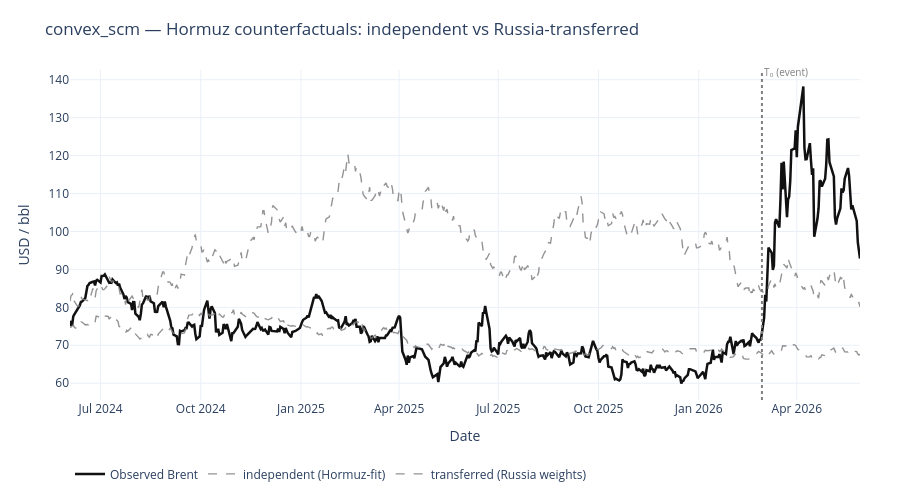
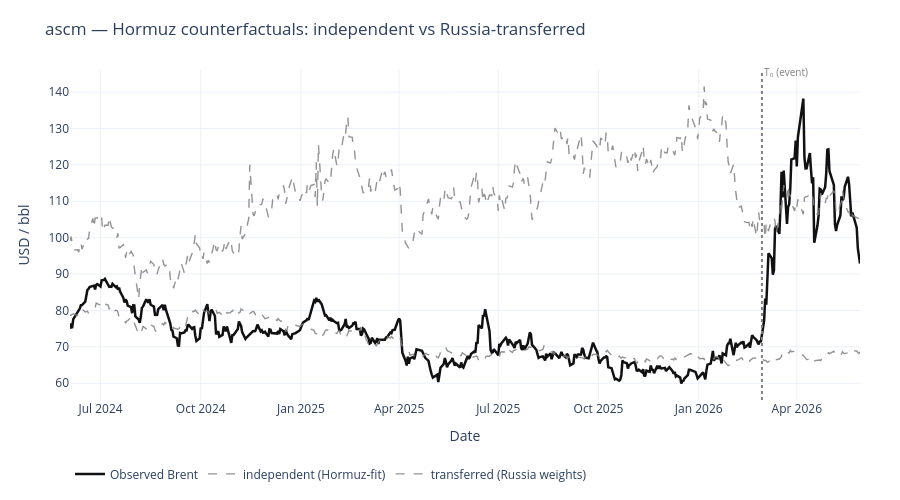
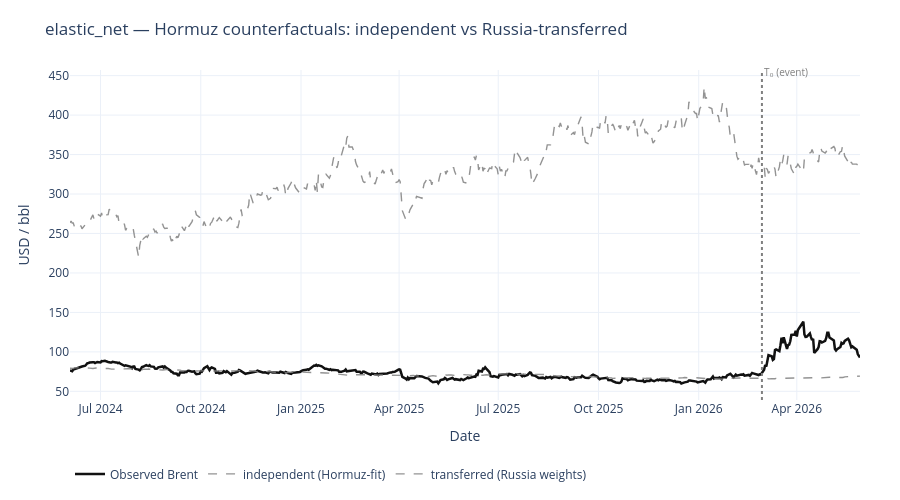
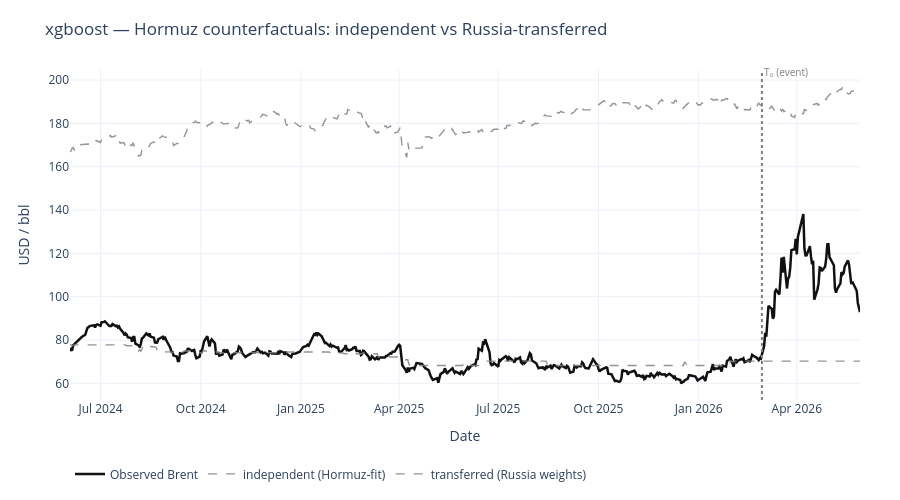

Write notebook code for charts like these, in order.
### Markdown cell above
## Visualize: transferred vs independent Hormuz counterfactual

Per model: solid lines are observed Brent; dashed lines are the two synthetic Brent counterfactuals (independent fit and Russia-transferred). Tight overlap = stable factor structure.

### Code cell
for model, pair in transfer_fits.items():
    fig = plot_ensemble_paths({'independent (Hormuz-fit)': pair['independent'],
                                'transferred (Russia weights)': pair['transferred']},
                              title=f'{model} — Hormuz counterfactuals: independent vs Russia-transferred')
    fig.show()

### Figure 1 — Plotly figure (JSON) as saved in the notebook; plotly's stock layout.template omitted (floating-point values rounded to 4 significant figures; data arrays with more than 128 entries replaced by an {"elided": "..."} marker saying what was removed)
{"data": [{"line": {"color": "#111111", "width": 2.5}, "mode": "lines", "name": "Observed Brent", "type": "scatter", "x": {"elided": "504 str values"}, "y": {"elided": "504 float values"}}, {"line": {"color": "grey", "dash": "dash", "width": 1.4}, "mode": "lines", "name": "independent (Hormuz-fit)", "opacity": 0.85, "type": "scatter", "x": {"elided": "504 str values"}, "y": {"elided": "504 float values"}}, {"line": {"color": "grey", "dash": "dash", "width": 1.4}, "mode": "lines", "name": "transferred (Russia weights)", "opacity": 0.85, "type": "scatter", "x": {"elided": "504 str values"}, "y": {"elided": "504 float values"}}], "layout": {"annotations": [{"font": {"color": "grey", "size": 10}, "showarrow": false, "text": "T₀ (event)", "x": "2026-02-28T00:00:00", "xanchor": "left", "y": 1.02, "yref": "paper"}], "height": 500, "hovermode": "x unified", "legend": {"orientation": "h", "x": 0, "xanchor": "left", "y": -0.18, "yanchor": "top"}, "margin": {"b": 90, "l": 70, "r": 40, "t": 70}, "shapes": [{"line": {"color": "grey", "dash": "dot"}, "type": "line", "x0": "2026-02-28T00:00:00", "x1": "2026-02-28T00:00:00", "xref": "x", "y0": 0, "y1": 1, "yref": "y domain"}], "title": {"text": "convex_scm — Hormuz counterfactuals: independent vs Russia-transferred"}, "xaxis": {"title": {"text": "Date"}}, "yaxis": {"title": {"text": "USD / bbl"}}}}

### Figure 2 — Plotly figure (JSON) as saved in the notebook; plotly's stock layout.template omitted (floating-point values rounded to 4 significant figures; data arrays with more than 128 entries replaced by an {"elided": "..."} marker saying what was removed)
{"data": [{"line": {"color": "#111111", "width": 2.5}, "mode": "lines", "name": "Observed Brent", "type": "scatter", "x": {"elided": "504 str values"}, "y": {"elided": "504 float values"}}, {"line": {"color": "grey", "dash": "dash", "width": 1.4}, "mode": "lines", "name": "independent (Hormuz-fit)", "opacity": 0.85, "type": "scatter", "x": {"elided": "504 str values"}, "y": {"elided": "504 float values"}}, {"line": {"color": "grey", "dash": "dash", "width": 1.4}, "mode": "lines", "name": "transferred (Russia weights)", "opacity": 0.85, "type": "scatter", "x": {"elided": "504 str values"}, "y": {"elided": "504 float values"}}], "layout": {"annotations": [{"font": {"color": "grey", "size": 10}, "showarrow": false, "text": "T₀ (event)", "x": "2026-02-28T00:00:00", "xanchor": "left", "y": 1.02, "yref": "paper"}], "height": 500, "hovermode": "x unified", "legend": {"orientation": "h", "x": 0, "xanchor": "left", "y": -0.18, "yanchor": "top"}, "margin": {"b": 90, "l": 70, "r": 40, "t": 70}, "shapes": [{"line": {"color": "grey", "dash": "dot"}, "type": "line", "x0": "2026-02-28T00:00:00", "x1": "2026-02-28T00:00:00", "xref": "x", "y0": 0, "y1": 1, "yref": "y domain"}], "title": {"text": "ascm — Hormuz counterfactuals: independent vs Russia-transferred"}, "xaxis": {"title": {"text": "Date"}}, "yaxis": {"title": {"text": "USD / bbl"}}}}

### Figure 3 — Plotly figure (JSON) as saved in the notebook; plotly's stock layout.template omitted (floating-point values rounded to 4 significant figures; data arrays with more than 128 entries replaced by an {"elided": "..."} marker saying what was removed)
{"data": [{"line": {"color": "#111111", "width": 2.5}, "mode": "lines", "name": "Observed Brent", "type": "scatter", "x": {"elided": "504 str values"}, "y": {"elided": "504 float values"}}, {"line": {"color": "grey", "dash": "dash", "width": 1.4}, "mode": "lines", "name": "independent (Hormuz-fit)", "opacity": 0.85, "type": "scatter", "x": {"elided": "504 str values"}, "y": {"elided": "504 float values"}}, {"line": {"color": "grey", "dash": "dash", "width": 1.4}, "mode": "lines", "name": "transferred (Russia weights)", "opacity": 0.85, "type": "scatter", "x": {"elided": "504 str values"}, "y": {"elided": "504 float values"}}], "layout": {"annotations": [{"font": {"color": "grey", "size": 10}, "showarrow": false, "text": "T₀ (event)", "x": "2026-02-28T00:00:00", "xanchor": "left", "y": 1.02, "yref": "paper"}], "height": 500, "hovermode": "x unified", "legend": {"orientation": "h", "x": 0, "xanchor": "left", "y": -0.18, "yanchor": "top"}, "margin": {"b": 90, "l": 70, "r": 40, "t": 70}, "shapes": [{"line": {"color": "grey", "dash": "dot"}, "type": "line", "x0": "2026-02-28T00:00:00", "x1": "2026-02-28T00:00:00", "xref": "x", "y0": 0, "y1": 1, "yref": "y domain"}], "title": {"text": "elastic_net — Hormuz counterfactuals: independent vs Russia-transferred"}, "xaxis": {"title": {"text": "Date"}}, "yaxis": {"title": {"text": "USD / bbl"}}}}

### Figure 4 — Plotly figure (JSON) as saved in the notebook; plotly's stock layout.template omitted (floating-point values rounded to 4 significant figures; data arrays with more than 128 entries replaced by an {"elided": "..."} marker saying what was removed)
{"data": [{"line": {"color": "#111111", "width": 2.5}, "mode": "lines", "name": "Observed Brent", "type": "scatter", "x": {"elided": "504 str values"}, "y": {"elided": "504 float values"}}, {"line": {"color": "grey", "dash": "dash", "width": 1.4}, "mode": "lines", "name": "independent (Hormuz-fit)", "opacity": 0.85, "type": "scatter", "x": {"elided": "504 str values"}, "y": {"elided": "504 float values"}}, {"line": {"color": "grey", "dash": "dash", "width": 1.4}, "mode": "lines", "name": "transferred (Russia weights)", "opacity": 0.85, "type": "scatter", "x": {"elided": "504 str values"}, "y": {"elided": "504 float values"}}], "layout": {"annotations": [{"font": {"color": "grey", "size": 10}, "showarrow": false, "text": "T₀ (event)", "x": "2026-02-28T00:00:00", "xanchor": "left", "y": 1.02, "yref": "paper"}], "height": 500, "hovermode": "x unified", "legend": {"orientation": "h", "x": 0, "xanchor": "left", "y": -0.18, "yanchor": "top"}, "margin": {"b": 90, "l": 70, "r": 40, "t": 70}, "shapes": [{"line": {"color": "grey", "dash": "dot"}, "type": "line", "x0": "2026-02-28T00:00:00", "x1": "2026-02-28T00:00:00", "xref": "x", "y0": 0, "y1": 1, "yref": "y domain"}], "title": {"text": "xgboost — Hormuz counterfactuals: independent vs Russia-transferred"}, "xaxis": {"title": {"text": "Date"}}, "yaxis": {"title": {"text": "USD / bbl"}}}}
